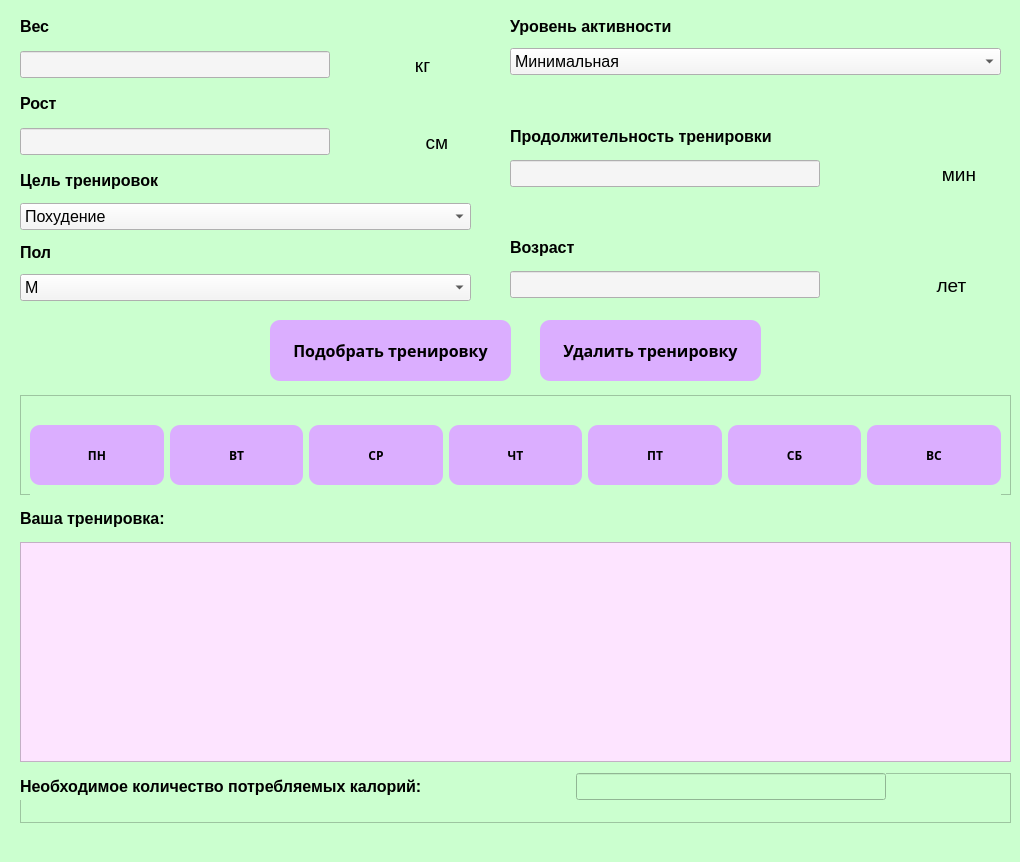
<?xml version="1.0" encoding="UTF-8"?>
<ui version="4.0">
 <class>MainWindow</class>
 <widget class="QMainWindow" name="MainWindow">
  <property name="geometry">
   <rect>
    <x>0</x>
    <y>0</y>
    <width>1020</width>
    <height>862</height>
   </rect>
  </property>
  <property name="windowTitle">
   <string>MainWindow</string>
  </property>
  <property name="styleSheet">
   <string notr="true">background: rgb(203, 255, 207)</string>
  </property>
  <widget class="QWidget" name="centralwidget">
   <widget class="QPushButton" name="pushButton">
    <property name="geometry">
     <rect>
      <x>270</x>
      <y>320</y>
      <width>241</width>
      <height>61</height>
     </rect>
    </property>
    <property name="font">
     <font>
      <family>Segoe UI Semibold</family>
      <pointsize>12</pointsize>
      <weight>75</weight>
      <bold>true</bold>
     </font>
    </property>
    <property name="styleSheet">
     <string notr="true">background: rgb(219, 174, 255);
border-radius: 10px;</string>
    </property>
    <property name="text">
     <string>Подобрать тренировку</string>
    </property>
   </widget>
   <widget class="QWidget" name="verticalLayoutWidget_2">
    <property name="geometry">
     <rect>
      <x>20</x>
      <y>10</y>
      <width>451</width>
      <height>291</height>
     </rect>
    </property>
    <layout class="QVBoxLayout" name="verticalLayout_2">
     <item>
      <widget class="QLabel" name="label">
       <property name="font">
        <font>
         <pointsize>12</pointsize>
         <weight>75</weight>
         <bold>true</bold>
        </font>
       </property>
       <property name="text">
        <string>Вес</string>
       </property>
      </widget>
     </item>
     <item>
      <layout class="QHBoxLayout" name="horizontalLayout">
       <item>
        <widget class="QLineEdit" name="lineEdit_2">
         <property name="maximumSize">
          <size>
           <width>310</width>
           <height>16777215</height>
          </size>
         </property>
         <property name="font">
          <font>
           <pointsize>12</pointsize>
          </font>
         </property>
         <property name="styleSheet">
          <string notr="true">background: rgb(245, 245, 245)</string>
         </property>
        </widget>
       </item>
       <item>
        <widget class="QLabel" name="label_4">
         <property name="font">
          <font>
           <pointsize>14</pointsize>
           <weight>50</weight>
           <bold>false</bold>
          </font>
         </property>
         <property name="text">
          <string>               кг</string>
         </property>
        </widget>
       </item>
      </layout>
     </item>
     <item>
      <widget class="QLabel" name="label_2">
       <property name="font">
        <font>
         <pointsize>12</pointsize>
         <weight>75</weight>
         <bold>true</bold>
        </font>
       </property>
       <property name="text">
        <string>Рост</string>
       </property>
      </widget>
     </item>
     <item>
      <layout class="QHBoxLayout" name="horizontalLayout_2">
       <item>
        <widget class="QLineEdit" name="lineEdit_3">
         <property name="maximumSize">
          <size>
           <width>310</width>
           <height>16777215</height>
          </size>
         </property>
         <property name="font">
          <font>
           <pointsize>12</pointsize>
          </font>
         </property>
         <property name="styleSheet">
          <string notr="true">background: rgb(245, 245, 245)</string>
         </property>
        </widget>
       </item>
       <item>
        <widget class="QLabel" name="label_5">
         <property name="font">
          <font>
           <pointsize>14</pointsize>
           <weight>50</weight>
           <bold>false</bold>
          </font>
         </property>
         <property name="text">
          <string>                 см</string>
         </property>
        </widget>
       </item>
      </layout>
     </item>
     <item>
      <widget class="QLabel" name="label_3">
       <property name="font">
        <font>
         <pointsize>12</pointsize>
         <weight>75</weight>
         <bold>true</bold>
        </font>
       </property>
       <property name="text">
        <string>Цель тренировок</string>
       </property>
      </widget>
     </item>
     <item>
      <widget class="QComboBox" name="comboBox">
       <property name="font">
        <font>
         <pointsize>12</pointsize>
        </font>
       </property>
       <property name="styleSheet">
        <string notr="true">background: rgb(245, 245, 245)</string>
       </property>
       <item>
        <property name="text">
         <string>Похудение</string>
        </property>
       </item>
       <item>
        <property name="text">
         <string>Поддержание веса</string>
        </property>
       </item>
       <item>
        <property name="text">
         <string>Набор мышечной массы</string>
        </property>
       </item>
      </widget>
     </item>
     <item>
      <widget class="QLabel" name="label_8">
       <property name="font">
        <font>
         <pointsize>12</pointsize>
         <weight>75</weight>
         <bold>true</bold>
        </font>
       </property>
       <property name="text">
        <string>Пол</string>
       </property>
      </widget>
     </item>
     <item>
      <widget class="QComboBox" name="comboBox_2">
       <property name="font">
        <font>
         <pointsize>12</pointsize>
        </font>
       </property>
       <property name="styleSheet">
        <string notr="true">background: rgb(245, 245, 245)</string>
       </property>
       <item>
        <property name="text">
         <string>М</string>
        </property>
       </item>
       <item>
        <property name="text">
         <string>Ж</string>
        </property>
       </item>
      </widget>
     </item>
    </layout>
   </widget>
   <widget class="QPushButton" name="pushButton_2">
    <property name="geometry">
     <rect>
      <x>540</x>
      <y>320</y>
      <width>221</width>
      <height>61</height>
     </rect>
    </property>
    <property name="font">
     <font>
      <family>Segoe UI Semibold</family>
      <pointsize>12</pointsize>
      <weight>75</weight>
      <bold>true</bold>
     </font>
    </property>
    <property name="styleSheet">
     <string notr="true">background: rgb(219, 174, 255);
border-radius: 10px;</string>
    </property>
    <property name="text">
     <string>Удалить тренировку</string>
    </property>
   </widget>
   <widget class="QWidget" name="verticalLayoutWidget">
    <property name="geometry">
     <rect>
      <x>20</x>
      <y>390</y>
      <width>991</width>
      <height>441</height>
     </rect>
    </property>
    <layout class="QVBoxLayout" name="verticalLayout_3">
     <item>
      <widget class="QFrame" name="frame">
       <property name="maximumSize">
        <size>
         <width>16777215</width>
         <height>100</height>
        </size>
       </property>
       <property name="frameShape">
        <enum>QFrame::StyledPanel</enum>
       </property>
       <property name="frameShadow">
        <enum>QFrame::Raised</enum>
       </property>
       <widget class="QWidget" name="horizontalLayoutWidget_5">
        <property name="geometry">
         <rect>
          <x>10</x>
          <y>20</y>
          <width>971</width>
          <height>80</height>
         </rect>
        </property>
        <layout class="QHBoxLayout" name="horizontalLayout_7">
         <item>
          <widget class="QPushButton" name="pushButton_9">
           <property name="maximumSize">
            <size>
             <width>16777215</width>
             <height>60</height>
            </size>
           </property>
           <property name="font">
            <font>
             <family>Segoe UI Semibold</family>
             <pointsize>9</pointsize>
             <weight>75</weight>
             <bold>true</bold>
            </font>
           </property>
           <property name="styleSheet">
            <string notr="true">background: rgb(219, 174, 255);
border-radius: 10px;</string>
           </property>
           <property name="text">
            <string>ПН</string>
           </property>
          </widget>
         </item>
         <item>
          <widget class="QPushButton" name="pushButton_8">
           <property name="maximumSize">
            <size>
             <width>16777215</width>
             <height>60</height>
            </size>
           </property>
           <property name="font">
            <font>
             <family>Segoe UI Semibold</family>
             <pointsize>9</pointsize>
             <weight>75</weight>
             <bold>true</bold>
            </font>
           </property>
           <property name="styleSheet">
            <string notr="true">background: rgb(219, 174, 255);
border-radius: 10px;</string>
           </property>
           <property name="text">
            <string>ВТ</string>
           </property>
          </widget>
         </item>
         <item>
          <widget class="QPushButton" name="pushButton_7">
           <property name="maximumSize">
            <size>
             <width>16777215</width>
             <height>60</height>
            </size>
           </property>
           <property name="font">
            <font>
             <family>Segoe UI Semibold</family>
             <pointsize>9</pointsize>
             <weight>75</weight>
             <bold>true</bold>
            </font>
           </property>
           <property name="styleSheet">
            <string notr="true">background: rgb(219, 174, 255);
border-radius: 10px;</string>
           </property>
           <property name="text">
            <string>СР</string>
           </property>
          </widget>
         </item>
         <item>
          <widget class="QPushButton" name="pushButton_6">
           <property name="maximumSize">
            <size>
             <width>16777215</width>
             <height>60</height>
            </size>
           </property>
           <property name="font">
            <font>
             <family>Segoe UI Semibold</family>
             <pointsize>9</pointsize>
             <weight>75</weight>
             <bold>true</bold>
            </font>
           </property>
           <property name="styleSheet">
            <string notr="true">background: rgb(219, 174, 255);
border-radius: 10px;</string>
           </property>
           <property name="text">
            <string>ЧТ</string>
           </property>
          </widget>
         </item>
         <item>
          <widget class="QPushButton" name="pushButton_5">
           <property name="maximumSize">
            <size>
             <width>16777215</width>
             <height>60</height>
            </size>
           </property>
           <property name="font">
            <font>
             <family>Segoe UI Semibold</family>
             <pointsize>9</pointsize>
             <weight>75</weight>
             <bold>true</bold>
            </font>
           </property>
           <property name="styleSheet">
            <string notr="true">background: rgb(219, 174, 255);
border-radius: 10px;</string>
           </property>
           <property name="text">
            <string>ПТ</string>
           </property>
          </widget>
         </item>
         <item>
          <widget class="QPushButton" name="pushButton_4">
           <property name="maximumSize">
            <size>
             <width>16777215</width>
             <height>60</height>
            </size>
           </property>
           <property name="font">
            <font>
             <family>Segoe UI Semibold</family>
             <pointsize>9</pointsize>
             <weight>75</weight>
             <bold>true</bold>
            </font>
           </property>
           <property name="styleSheet">
            <string notr="true">background: rgb(219, 174, 255);
border-radius: 10px;</string>
           </property>
           <property name="text">
            <string>СБ</string>
           </property>
          </widget>
         </item>
         <item>
          <widget class="QPushButton" name="pushButton_3">
           <property name="maximumSize">
            <size>
             <width>16777215</width>
             <height>60</height>
            </size>
           </property>
           <property name="font">
            <font>
             <family>Segoe UI Semibold</family>
             <pointsize>9</pointsize>
             <weight>75</weight>
             <bold>true</bold>
            </font>
           </property>
           <property name="styleSheet">
            <string notr="true">background: rgb(219, 174, 255);
border-radius: 10px;</string>
           </property>
           <property name="text">
            <string>ВС</string>
           </property>
          </widget>
         </item>
        </layout>
       </widget>
      </widget>
     </item>
     <item>
      <widget class="QLabel" name="label_10">
       <property name="maximumSize">
        <size>
         <width>16777215</width>
         <height>25</height>
        </size>
       </property>
       <property name="font">
        <font>
         <pointsize>12</pointsize>
         <weight>75</weight>
         <bold>true</bold>
        </font>
       </property>
       <property name="text">
        <string>Ваша тренировка:</string>
       </property>
      </widget>
     </item>
     <item>
      <widget class="QListWidget" name="listWidget">
       <property name="maximumSize">
        <size>
         <width>16777215</width>
         <height>220</height>
        </size>
       </property>
       <property name="styleSheet">
        <string notr="true">background: rgb(253, 228, 255)</string>
       </property>
      </widget>
     </item>
     <item>
      <widget class="QFrame" name="frame_2">
       <property name="maximumSize">
        <size>
         <width>16777215</width>
         <height>50</height>
        </size>
       </property>
       <property name="frameShape">
        <enum>QFrame::StyledPanel</enum>
       </property>
       <property name="frameShadow">
        <enum>QFrame::Raised</enum>
       </property>
       <widget class="QWidget" name="horizontalLayoutWidget_4">
        <property name="geometry">
         <rect>
          <x>0</x>
          <y>0</y>
          <width>989</width>
          <height>41</height>
         </rect>
        </property>
        <layout class="QHBoxLayout" name="horizontalLayout_6">
         <property name="sizeConstraint">
          <enum>QLayout::SetMaximumSize</enum>
         </property>
         <item>
          <widget class="QLabel" name="label_11">
           <property name="maximumSize">
            <size>
             <width>550</width>
             <height>35</height>
            </size>
           </property>
           <property name="font">
            <font>
             <pointsize>12</pointsize>
             <weight>75</weight>
             <bold>true</bold>
            </font>
           </property>
           <property name="text">
            <string>Необходимое количество потребляемых калорий:</string>
           </property>
          </widget>
         </item>
         <item>
          <widget class="QLineEdit" name="lineEdit_6">
           <property name="maximumSize">
            <size>
             <width>310</width>
             <height>16777215</height>
            </size>
           </property>
           <property name="font">
            <font>
             <pointsize>12</pointsize>
            </font>
           </property>
          </widget>
         </item>
        </layout>
       </widget>
      </widget>
     </item>
    </layout>
   </widget>
   <widget class="QWidget" name="verticalLayoutWidget_3">
    <property name="geometry">
     <rect>
      <x>510</x>
      <y>10</y>
      <width>491</width>
      <height>291</height>
     </rect>
    </property>
    <layout class="QVBoxLayout" name="verticalLayout">
     <item>
      <widget class="QLabel" name="label_12">
       <property name="maximumSize">
        <size>
         <width>16777215</width>
         <height>100</height>
        </size>
       </property>
       <property name="font">
        <font>
         <pointsize>12</pointsize>
         <weight>75</weight>
         <bold>true</bold>
        </font>
       </property>
       <property name="text">
        <string>Уровень активности</string>
       </property>
      </widget>
     </item>
     <item>
      <widget class="QComboBox" name="comboBox_3">
       <property name="font">
        <font>
         <pointsize>12</pointsize>
        </font>
       </property>
       <property name="styleSheet">
        <string notr="true">background: rgb(245, 245, 245)</string>
       </property>
       <item>
        <property name="text">
         <string>Минимальная</string>
        </property>
       </item>
       <item>
        <property name="text">
         <string>Небольшая</string>
        </property>
       </item>
       <item>
        <property name="text">
         <string>Умеренная</string>
        </property>
       </item>
       <item>
        <property name="text">
         <string>Высокая</string>
        </property>
       </item>
      </widget>
     </item>
     <item>
      <spacer name="horizontalSpacer_2">
       <property name="orientation">
        <enum>Qt::Horizontal</enum>
       </property>
       <property name="sizeHint" stdset="0">
        <size>
         <width>40</width>
         <height>40</height>
        </size>
       </property>
      </spacer>
     </item>
     <item>
      <widget class="QLabel" name="label_6">
       <property name="maximumSize">
        <size>
         <width>16777215</width>
         <height>200</height>
        </size>
       </property>
       <property name="font">
        <font>
         <pointsize>12</pointsize>
         <weight>75</weight>
         <bold>true</bold>
        </font>
       </property>
       <property name="text">
        <string>Продолжительность тренировки</string>
       </property>
      </widget>
     </item>
     <item>
      <layout class="QHBoxLayout" name="horizontalLayout_5">
       <item>
        <widget class="QLineEdit" name="lineEdit_5">
         <property name="maximumSize">
          <size>
           <width>310</width>
           <height>16777215</height>
          </size>
         </property>
         <property name="font">
          <font>
           <pointsize>12</pointsize>
          </font>
         </property>
         <property name="styleSheet">
          <string notr="true">background: rgb(245, 245, 245)</string>
         </property>
        </widget>
       </item>
       <item>
        <widget class="QLabel" name="label_9">
         <property name="font">
          <font>
           <pointsize>14</pointsize>
           <weight>50</weight>
           <bold>false</bold>
          </font>
         </property>
         <property name="text">
          <string>                      мин</string>
         </property>
        </widget>
       </item>
      </layout>
     </item>
     <item>
      <spacer name="horizontalSpacer">
       <property name="orientation">
        <enum>Qt::Horizontal</enum>
       </property>
       <property name="sizeHint" stdset="0">
        <size>
         <width>40</width>
         <height>36</height>
        </size>
       </property>
      </spacer>
     </item>
     <item>
      <widget class="QLabel" name="label_7">
       <property name="maximumSize">
        <size>
         <width>16777215</width>
         <height>200</height>
        </size>
       </property>
       <property name="font">
        <font>
         <pointsize>12</pointsize>
         <weight>75</weight>
         <bold>true</bold>
        </font>
       </property>
       <property name="text">
        <string>Возраст</string>
       </property>
      </widget>
     </item>
     <item>
      <layout class="QHBoxLayout" name="horizontalLayout_3">
       <item>
        <widget class="QLineEdit" name="lineEdit_4">
         <property name="maximumSize">
          <size>
           <width>310</width>
           <height>16777215</height>
          </size>
         </property>
         <property name="font">
          <font>
           <pointsize>12</pointsize>
          </font>
         </property>
         <property name="styleSheet">
          <string notr="true">background: rgb(245, 245, 245)</string>
         </property>
        </widget>
       </item>
       <item>
        <widget class="QLabel" name="label_13">
         <property name="font">
          <font>
           <pointsize>14</pointsize>
           <weight>50</weight>
           <bold>false</bold>
          </font>
         </property>
         <property name="text">
          <string>                     лет</string>
         </property>
        </widget>
       </item>
      </layout>
     </item>
    </layout>
   </widget>
  </widget>
  <widget class="QStatusBar" name="statusbar"/>
 </widget>
 <resources>
  <include location="../../../studying/OOP/lab 13/res.qrc"/>
 </resources>
 <connections/>
</ui>
